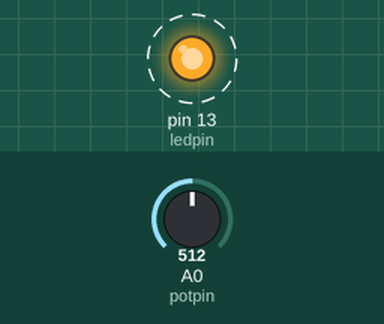
Simulated run of this sketch. Board: Arduino Uno, built with avr-gcc and run on an emulated ATmega328P. Parts: output pins drawn as LEDs (lit = HIGH). Dashed ring = blinking. Inputs (shaded band) come from the test bench; at power-on: A0 (potpin) = 512. What the sketch prints to the serial monitor is not drawn.

Above: at 0.02 s.
Timing chart, 0 to 3.0 s (numbered marks = the images above):
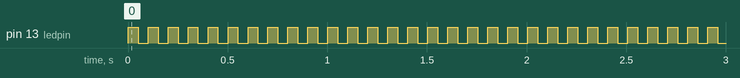

Measured:
- by itself, pin 13 (ledpin): alternates HIGH for 0.05 s and LOW for 0.05 s

The sketch:

Tilt_switch.ino
```cpp
int potpin = 0;
int ledpin = 13;
int val = 0;


void setup() {
	Serial.begin(115200);
	pinMode(ledpin, OUTPUT);
}

void loop() {
	digitalWrite(ledpin, HIGH);
	delay(50);
	digitalWrite(ledpin, LOW);
	delay(50);
	val = analogRead(potpin);
	Serial.println(val);
}
```
